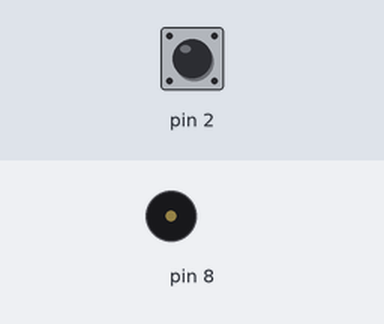
Recording of a sketch running on a simulated Arduino Uno, built with avr-gcc and run on an emulated ATmega328P. Parts: buzzer (waves = sounding). The inputs (shaded band) are chosen by the test bench; at power-on: pin 2 HIGH.

Above: at 1.2 s.
1.3 s: pin 2 pulled LOW for 1 s
At 1.8 s:
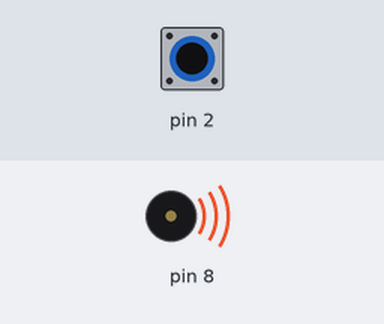
4.3 s: pin 2 pulled LOW for 3.2 s
At 8.4 s:
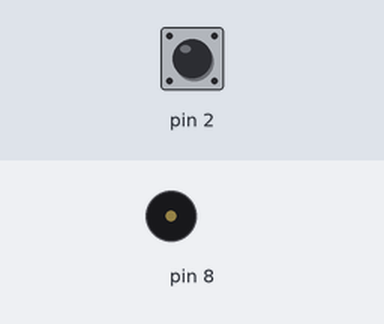
Timing chart, 0 to 9.9 s (numbered marks = the images above; inputs shaded):
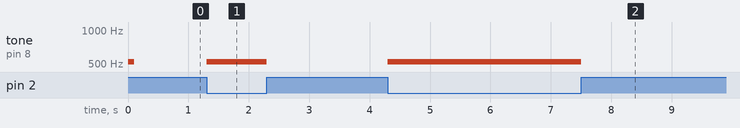

The sketch:

week06-1.ino
```cpp
//week06_1_
void setup(){
  pinMode(2, INPUT_PULLUP);
  pinMode(8, OUTPUT);
  tone(8, 523, 100);
}

void loop(){
  if(digitalRead(2) == LOW ){
    tone(8, 523, 100);
    delay(100);
    }

}
```

Measured:
- after the input at 1.3 s, tone on pin 8: silent → 523 Hz at once, → silent 1.0 s later
- after the input at 4.3 s, tone on pin 8: silent → 523 Hz at once, → silent 3.2 s later
